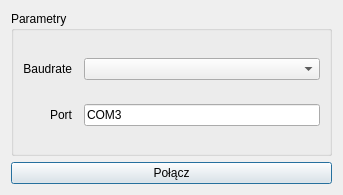
<?xml version="1.0" encoding="UTF-8"?>
<ui version="4.0">
 <class>DialogConnect</class>
 <widget class="QDialog" name="DialogConnect">
  <property name="windowModality">
   <enum>Qt::ApplicationModal</enum>
  </property>
  <property name="geometry">
   <rect>
    <x>0</x>
    <y>0</y>
    <width>343</width>
    <height>195</height>
   </rect>
  </property>
  <property name="windowTitle">
   <string>Dialog</string>
  </property>
  <layout class="QGridLayout" name="gridLayout_2">
   <item row="0" column="0">
    <widget class="QGroupBox" name="paramsBox">
     <property name="title">
      <string>Parametry</string>
     </property>
     <layout class="QGridLayout" name="gridLayout">
      <property name="horizontalSpacing">
       <number>12</number>
      </property>
      <item row="0" column="1">
       <widget class="QComboBox" name="baudrateSelector"/>
      </item>
      <item row="1" column="0">
       <widget class="QLabel" name="portLabel">
        <property name="text">
         <string>Port</string>
        </property>
        <property name="alignment">
         <set>Qt::AlignRight|Qt::AlignTrailing|Qt::AlignVCenter</set>
        </property>
       </widget>
      </item>
      <item row="0" column="0">
       <widget class="QLabel" name="baudrateLabel">
        <property name="text">
         <string>Baudrate</string>
        </property>
        <property name="alignment">
         <set>Qt::AlignRight|Qt::AlignTrailing|Qt::AlignVCenter</set>
        </property>
       </widget>
      </item>
      <item row="1" column="1">
       <widget class="QLineEdit" name="portValue">
        <property name="text">
         <string>COM3</string>
        </property>
       </widget>
      </item>
     </layout>
    </widget>
   </item>
   <item row="1" column="0">
    <widget class="QPushButton" name="connectButton">
     <property name="text">
      <string>Połącz</string>
     </property>
    </widget>
   </item>
  </layout>
 </widget>
 <resources/>
 <connections/>
</ui>
